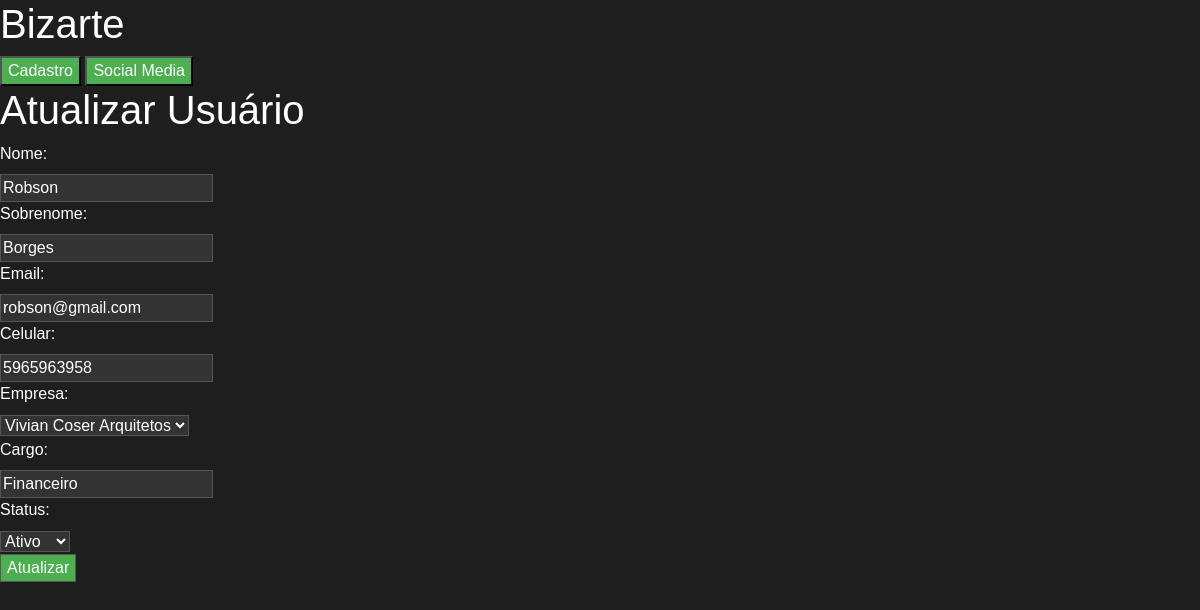
/atualizar/usuario/2, run on an earlier commit of the app's database.
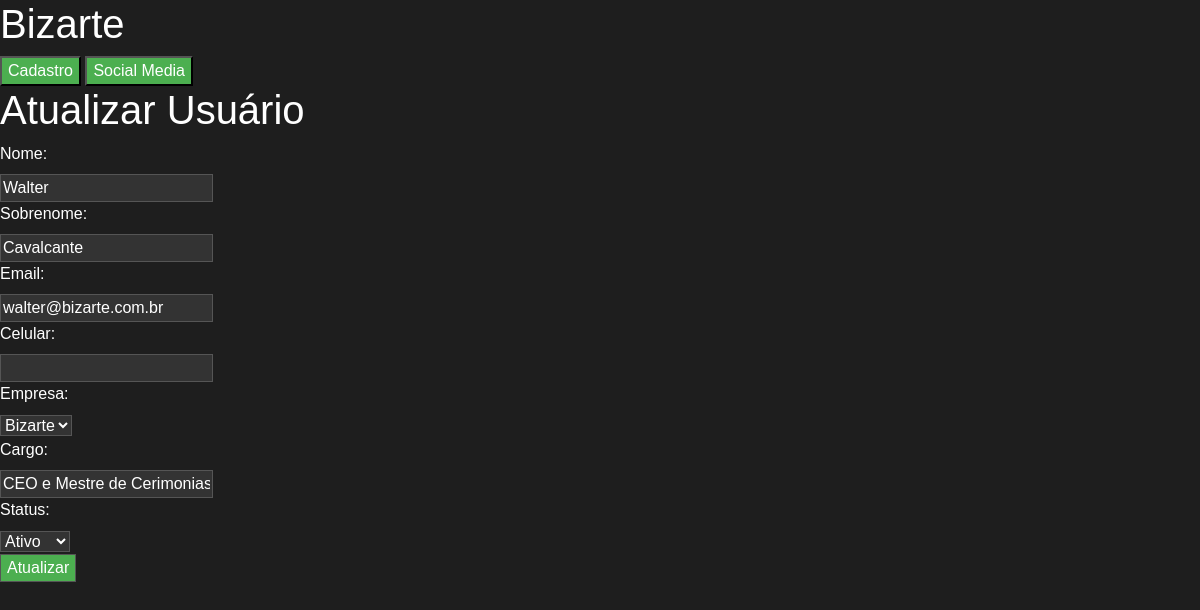
And on a later commit of the database.
### models.py (models this page shows)
class Usuario(db.Model):
    id = db.Column(db.Integer, primary_key=True)
    nome = db.Column(db.String(80), nullable=False)
    sobrenome = db.Column(db.String(80), nullable=False)
    email = db.Column(db.String(120), nullable=False)
    celular = db.Column(db.String(20), nullable=False)
    id_empresa = db.Column(db.Integer, db.ForeignKey('empresa.id'), nullable=False)
    empresa = db.relationship('Empresa', backref='usuarios')
    data_entrada = db.Column(db.DateTime, default=datetime.utcnow)
    cargo = db.Column(db.String(80), nullable=False)
    status = db.Column(db.String(20), nullable=False)
    sprint = db.Column(db.String(200))  # Novo campo
    dayling_1 = db.Column(db.String(200))  # Novo campo
    dayling_2 = db.Column(db.String(200))  # Novo campo
    dayling_3 = db.Column(db.String(200))  # Novo campo
    dayling_4 = db.Column(db.String(200))  # Novo campo
    dayling_5 = db.Column(db.String(200))  # Novo campo

class Empresa(db.Model):
    id = db.Column(db.Integer, primary_key=True)
    nome_contato = db.Column(db.String(80))
    email_contato = db.Column(db.String(120))
    telefone_contato = db.Column(db.String(20))
    endereco_empresa = db.Column(db.String(200))
    setor_atuacao = db.Column(db.String(200))
    tamanho_empresa = db.Column(db.String(200))
    descricao_empresa = db.Column(db.Text)
    objetivos_principais = db.Column(db.Text)
    historico_interacoes = db.Column(db.Text)

### app.py (the view, shortened to what this page needs)
@app.route('/atualizar/usuario/<int:id>', methods=['GET', 'POST'])
def atualizar_usuario(id):
    usuario = Usuario.query.get(id)
    empresas = Empresa.query.all()
    return render_template('atualizar_usuario.html', usuario=usuario, empresas=empresas)

### templates/atualizar_usuario.html (shortened to what this page needs)
{% extends "base.html" %}
{% block content %}
    <h1>Atualizar Usuário</h1>
    <form action="{{ url_for('atualizar_usuario', id=usuario.id) }}" method="POST">
        <label for="nome">Nome:</label><br>
        <input type="text" id="nome" name="nome" value="{{ usuario.nome }}"><br>
        <label for="sobrenome">Sobrenome:</label><br>
        <input type="text" id="sobrenome" name="sobrenome" value="{{ usuario.sobrenome }}"><br>
        <label for="email">Email:</label><br>
        <input type="email" id="email" name="email" value="{{ usuario.email }}"><br>
        <label for="celular">Celular:</label><br>
        <input type="text" id="celular" name="celular" value="{{ usuario.celular }}"><br>
        <label for="id_empresa">Empresa:</label><br>
        <select id="id_empresa" name="id_empresa">
            {% for empresa in empresas %}
                <option value="{{ empresa.id }}" {% if empresa.id == usuario.id_empresa %}selected{% endif %}>{{ empresa.nome_contato }}</option>
            {% endfor %}
        </select><br>
        <label for="cargo">Cargo:</label><br>
        <input type="text" id="cargo" name="cargo" value="{{ usuario.cargo }}"><br>
        <label for="status">Status:</label><br>
        <select id="status" name="status">
            <option value="ativo" {% if usuario.status == 'ativo' %}selected{% endif %}>Ativo</option>
        </select><br>
        <input type="submit" value="Atualizar">
    </form>
{% endblock %}

### templates/base.html (shortened to what this page needs)
<!DOCTYPE html>
<html>
<head>
    <link rel="stylesheet" type="text/css" href="{{ url_for('static', filename='css/bootstrap.min.css') }}">
    <link rel="stylesheet" type="text/css" href="{{ url_for('static', filename='style.css') }}">
</head>
<body>
    <h1>Bizarte</h1>
    <div class="dropdown">
        <button class="dropbtn">Cadastro</button>
    </div>
    <div class="dropdown">
        <button class="dropbtn">Social Media</button>
    </div>
    {% block content %}{% endblock %}
</body>
</html>

### static/style.css (style rules this page uses)
body { background-color: #1e1e1e; color: #ffffff; font-family: Arial, sans-serif; }
.dropdown { position: relative; display: inline-block; }
h1, h2, h3, h4, h5, h6 { color: #ffffff; }
input, textarea, select { background-color: #333; color: #ffffff; border: 1px solid #555555; }
input[type=submit], button { background-color: #4CAF50; color: white; cursor: pointer; }

What changed in the data, as far as the page shows it:
changed Usuario "Ativo": nome "Robson" → "Walter"; sobrenome "Borges" → "Cavalcante"; email "robson@gmail.com" → "walter@bizarte.com.br"; id_empresa "Vivian Coser Arquitetos" → "Bizarte"; cargo "Financeiro" → "CEO e Mestre de Cerimonias"; celular "5965963958" → (not shown)
